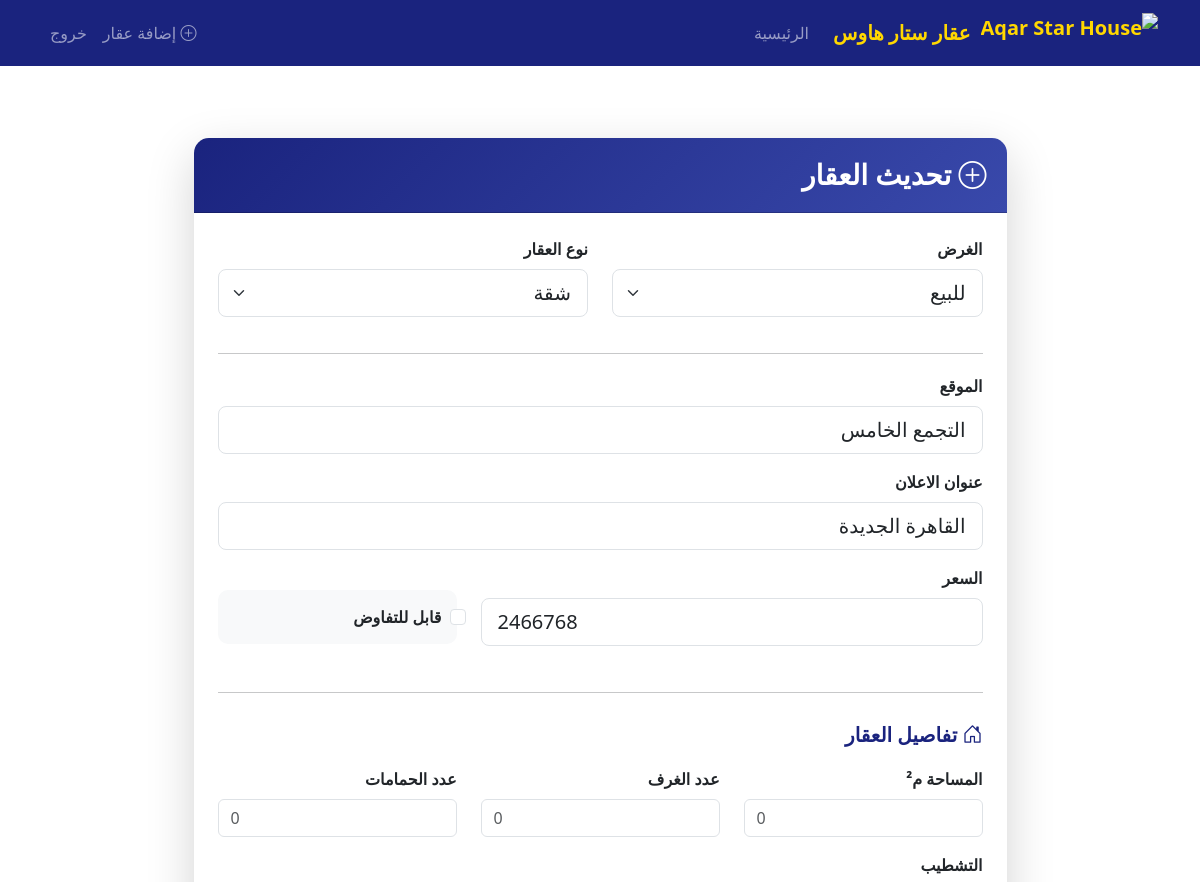
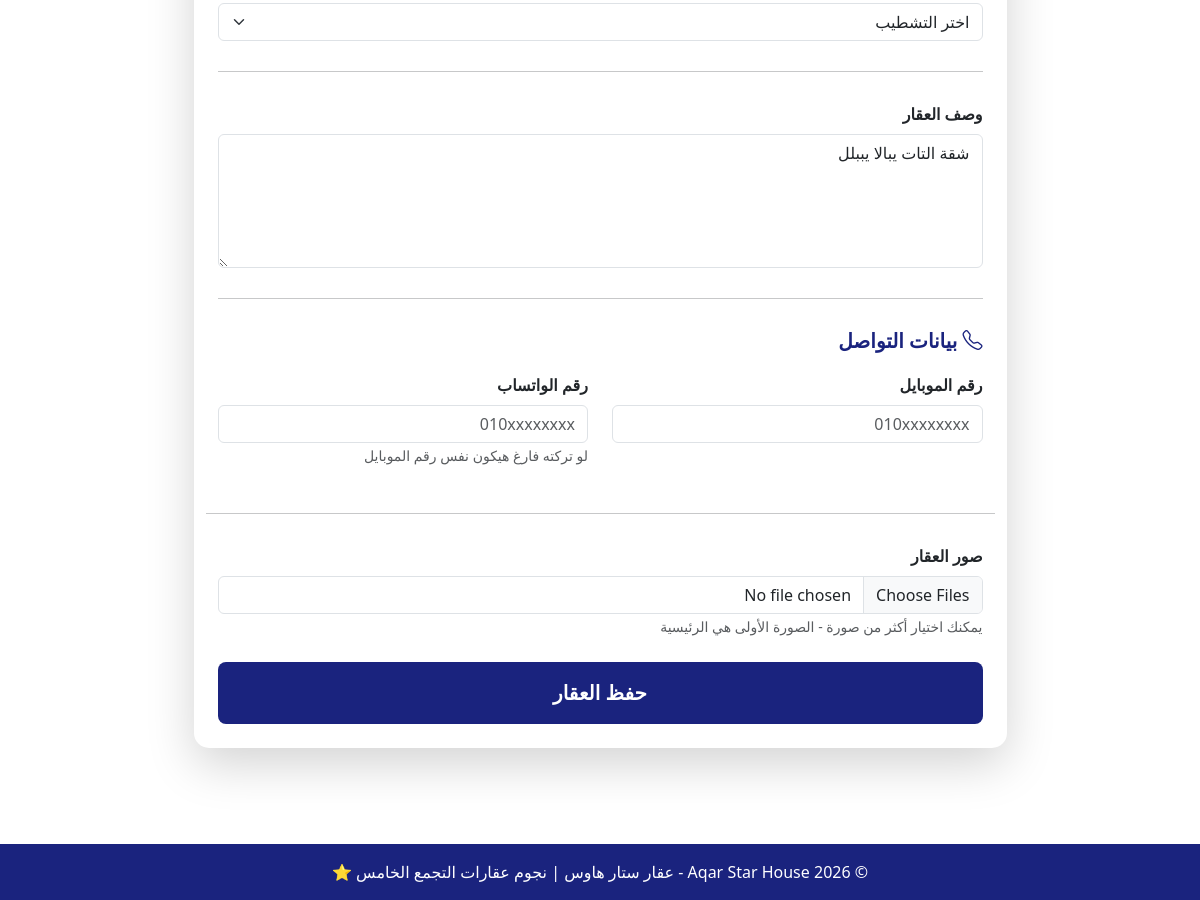
The app's page /property/1/update (signed in) with its own data (2 pictures, top to bottom).
### app/models.py (models this page shows, shortened)
class Property(db.Model):  # ← شيلت _tablename_
    id = db.Column(db.Integer, primary_key=True)
    title = db.Column(db.String(100), nullable=False)
    price = db.Column(db.Integer, nullable=False)
    description = db.Column(db.Text, nullable=False)
    location = db.Column(db.String(100), nullable=False)
    type = db.Column(db.String(20), nullable=False)
    property_type = db.Column(db.String(50), nullable=False)
    is_approved = db.Column(db.Boolean, default=False, nullable=False)
    user_id = db.Column(db.Integer, db.ForeignKey('user.id'), nullable=False)  # ← غيرت 'users.id' لـ 'user.id'
    date_posted = db.Column(db.DateTime, nullable=False, default=datetime.utcnow)
    images = db.relationship('PropertyImage', backref='property', lazy=True, cascade="all, delete-orphan")
    bedrooms = db.Column(db.Integer, default=0)
    bathrooms = db.Column(db.Integer, default=0)
    area = db.Column(db.Integer, default=0)
    finishing = db.Column(db.String(50)) # نص زي: سوبر لوكس، نص تشطيب
    phone = db.Column(db.String(20)) # رقم المعلن
    views = db.Column(db.Integer, default=0) # عدد المشاهدات
    negotiable = db.Column(db.Boolean, default=False)
    whatsapp = db.Column(db.String(20))

### app/routes.py (the view)
@main.route("/property/<int:property_id>/update", methods=['GET', 'POST'])
@login_required
def update_property(property_id):
    property = Property.query.get_or_404(property_id)
    if property.user_id != current_user.id:
        abort(403)
    form = PropertyForm()
    if form.validate_on_submit():
        property.title = form.title.data
        property.description = form.description.data
        property.price = form.price.data
        property.location = form.location.data
        property.type = form.type.data
        property.property_type = form.property_type.data
        if form.pictures.data:
            for picture in form.pictures.data:
                if picture and picture.filename != '':
                    picture_file = save_picture(picture)
                    image = PropertyImage(image_file=picture_file, property_id=property.id)
                    db.session.add(image)
                db.session.commit()
        flash('تم تحديث العقار بنجاح!', 'success')
        return redirect(url_for('main.property_detail', property_id=property.id))
    elif request.method == 'GET':
        form.title.data = property.title
        form.description.data = property.description
        form.price.data = property.price
        form.location.data = property.location
        form.type.data = property.type
        form.property_type.data = property.property_type
    return render_template('create_property.html', title='تحديث العقار', form=form, legend='تحديث العقار')

### app/__init__.py (called while the page is built)
@login_manager.user_loader
def load_user(user_id):
    return models.User.query.get(int(user_id))

### app/templates/create_property.html (shortened to what this page needs)
{% extends "base.html" %}
{% block content %}
<div class="container py-5">
    <div class="row justify-content-center">
        <div class="col-md-9">
            <div class="card shadow-lg" style="border: none; border-radius: 15px;">
                <div class="card-header" style="background: linear-gradient(135deg, #1a237e, #3949ab); color: white; border-radius: 15px 15px 0 0; padding: 20px;">
                    <h3 class="mb-0" style="font-weight: 800;">
                        <i class="bi bi-plus-circle"></i> {{ legend }}
                    </h3>
                </div>
                <div class="card-body p-4">
                    <form method="POST" action="" enctype="multipart/form-data">
                        <div class="row">
                            <div class="col-md-6 mb-3">
                                {{ form.type.label(class="form-label fw-bold") }}
                                {{ form.type(class="form-select form-select-lg") }}
                            </div>
                            <div class="col-md-6 mb-3">
                                {{ form.property_type.label(class="form-label fw-bold") }}
                                {{ form.property_type(class="form-select form-select-lg") }}
                            </div>
                        </div>
                        <hr style="margin: 20px 0;">
                        <div class="mb-3">
                            {{ form.location.label(class="form-label fw-bold") }}
                            {% if form.location.errors %}
                                {{ form.location(class="form-control is-invalid") }}
                                <div class="invalid-feedback">
                                    {% for error in form.location.errors %}<span>{{ error }}</span>{% endfor %}
                                </div>
                            {% else %}
                                {{ form.location(class="form-control form-control-lg", placeholder="مثال: التجمع الخامس - القاهرة الجديدة") }}
                            {% endif %}
                        </div>
                        <div class="mb-3">
                            {{ form.title.label(class="form-label fw-bold") }}
                            {% if form.title.errors %}
                                {{ form.title(class="form-control is-invalid") }}
                                <div class="invalid-feedback">
                                    {% for error in form.title.errors %}<span>{{ error }}</span>{% endfor %}
                                </div>
                            {% else %}
                                {{ form.title(class="form-control form-control-lg", placeholder="مثال: شقة 200م للبيع في مدينتي") }}
                            {% endif %}
                        </div>
                        <div class="row align-items-end">
                            <div class="col-md-8 mb-3">
                                {{ form.price.label(class="form-label fw-bold") }}
                                {% if form.price.errors %}
                                    {{ form.price(class="form-control is-invalid") }}
                                    <div class="invalid-feedback">
                                        {% for error in form.price.errors %}<span>{{ error }}</span>{% endfor %}
                                    </div>
                                {% else %}
                                    {{ form.price(class="form-control form-control-lg", placeholder="السعر بالجنيه المصري") }}
                                {% endif %}
                            </div>
                            <div class="col-md-4 mb-3">
                                <div class="form-check" style="padding: 15px; background-color: #f8f9fa; border-radius: 10px;">
                                    {{ form.negotiable(class="form-check-input") }}
                                    {{ form.negotiable.label(class="form-check-label fw-bold") }}
                                </div>
                            </div>
                        </div>
                        <hr style="margin: 30px 0;">
                        <h5 style="color: #1a237e; font-weight: 700; margin-bottom: 20px;">
                            <i class="bi bi-house-door"></i> تفاصيل العقار
                        </h5>
                        <div class="row">
                            <div class="col-md-4 mb-3">
                                {{ form.area.label(class="form-label fw-bold") }}
                                {% if form.area.errors %}
                                    {{ form.area(class="form-control is-invalid") }}
                                    <div class="invalid-feedback">
                                        {% for error in form.area.errors %}<span>{{ error }}</span>{% endfor %}
                                    </div>
                                {% else %}
                                    {{ form.area(class="form-control", placeholder="0") }}
                                {% endif %}
                            </div>
                            <div class="col-md-4 mb-3">
                                {{ form.bedrooms.label(class="form-label fw-bold") }}
                                {% if form.bedrooms.errors %}
                                    {{ form.bedrooms(class="form-control is-invalid") }}
                                    <div class="invalid-feedback">
                                        {% for error in form.bedrooms.errors %}<span>{{ error }}</span>{% endfor %}
                                    </div>
                                {% else %}
                                    {{ form.bedrooms(class="form-control", placeholder="0") }}
                                {% endif %}
                            </div>
                            <div class="col-md-4 mb-3">
                                {{ form.bathrooms.label(class="form-label fw-bold") }}
                                {% if form.bathrooms.errors %}
                                    {{ form.bathrooms(class="form-control is-invalid") }}
                                    <div class="invalid-feedback">
                                        {% for error in form.bathrooms.errors %}<span>{{ error }}</span>{% endfor %}
                                    </div>
                                {% else %}
                                    {{ form.bathrooms(class="form-control", placeholder="0") }}
                                {% endif %}
                            </div>
                        </div>
                        <div class="mb-3">
                            {{ form.finishing.label(class="form-label fw-bold") }}
                            {{ form.finishing(class="form-select") }}
                        </div>
                        <hr style="margin: 30px 0;">
                        <div class="mb-3">
                            {{ form.description.label(class="form-label fw-bold") }}
                            {% if form.description.errors %}
                                {{ form.description(class="form-control is-invalid", rows="5") }}
                                <div class="invalid-feedback">
                                    {% for error in form.description.errors %}<span>{{ error }}</span>{% endfor %}
                                </div>
                            {% else %}
                                {{ form.description(class="form-control", rows="5", placeholder="اكتب وصف تفصيلي للعقار... المميزات، الخدمات، القرب من...") }}
                            {% endif %}
                        </div>
                        <hr style="margin: 30px 0;">
                        <h5 style="color: #1a237e; font-weight: 700; margin-bottom: 20px;">
                            <i class="bi bi-telephone"></i> بيانات التواصل
                        </h5>
<div class="row">
    <div class="col-md-6 mb-3">
        {{ form.phone.label(class="form-label fw-bold") }}
        {% if form.phone.errors %}
            {{ form.phone(class="form-control is-invalid", id="phone") }}
            <div class="invalid-feedback">
                {% for error in form.phone.errors %}<span>{{ error }}</span>{% endfor %}
            </div>
        {% else %}
            {{ form.phone(class="form-control", id="phone", placeholder="010xxxxxxxx") }}
        {% endif %}
    </div>
    <div class="col-md-6 mb-3">
        {{ form.whatsapp.label(class="form-label fw-bold") }}
        {{ form.whatsapp(class="form-control", id="whatsapp", placeholder="010xxxxxxxx") }}
        <small class="text-muted">لو تركته فارغ هيكون نفس رقم الموبايل</small>
    </div>
                        <hr style="margin: 30px 0;">
                        <div class="mb-4">
                            {{ form.pictures.label(class="form-label fw-bold") }}
                            {{ form.pictures(class="form-control", multiple=True) }}
                            <small class="text-muted">يمكنك اختيار أكثر من صورة - الصورة الأولى هي الرئيسية</small>
                        </div>
                        <div class="d-grid">
                            {{ form.submit(class="btn btn-lg", style="background-color: #1a237e; color: white; font-weight: bold; padding: 15px;") }}
                        </div>
                    </form>
                </div>
            </div>
        </div>
    </div>
</div>
{% endblock content %}

### records on screen
Property: type "للبيع", property_type "شقة", location "التجمع الخامس", title "القاهرة الجديدة", price "2466768", finishing "اختر التشطيب", description "شقة التات يبالا يببلل"

### other values on screen
{{ legend }} "تحديث العقار"
